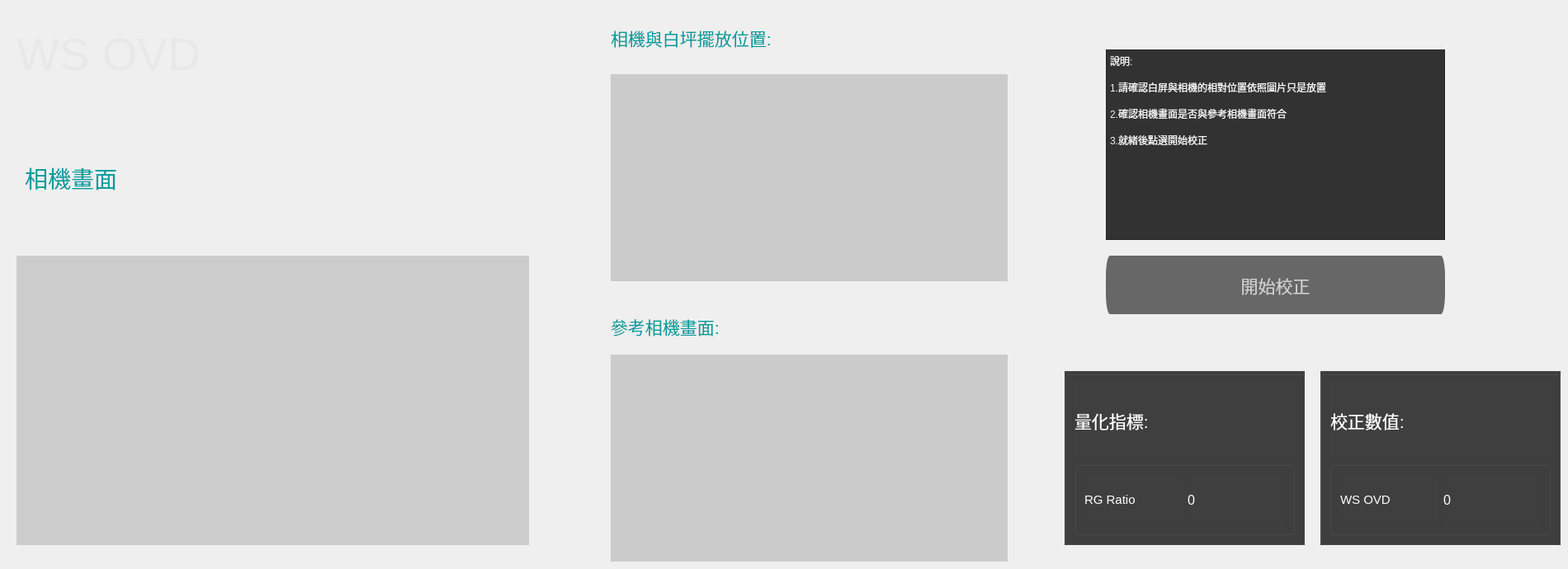
       <widget class="QWidget" name="page_6">
        <widget class="QLabel" name="label_54">
         <property name="geometry">
          <rect>
           <x>20</x>
           <y>20</y>
           <width>321</width>
           <height>91</height>
          </rect>
         </property>
         <property name="font">
          <font>
           <pointsize>41</pointsize>
          </font>
         </property>
         <property name="styleSheet">
          <string notr="true">color: rgb(232, 232, 232);</string>
         </property>
         <property name="text">
          <string>WS OVD</string>
         </property>
        </widget>
        <widget class="QLabel" name="ws_ovd_preview">
         <property name="geometry">
          <rect>
           <x>20</x>
           <y>310</y>
           <width>621</width>
           <height>351</height>
          </rect>
         </property>
         <property name="styleSheet">
          <string notr="true">background-color: rgb(204, 204, 204);</string>
         </property>
         <property name="text">
          <string/>
         </property>
        </widget>
        <widget class="QLabel" name="label_55">
         <property name="geometry">
          <rect>
           <x>30</x>
           <y>190</y>
           <width>141</width>
           <height>51</height>
          </rect>
         </property>
         <property name="font">
          <font>
           <pointsize>21</pointsize>
          </font>
         </property>
         <property name="styleSheet">
          <string notr="true">color: rgb(0, 157, 157);</string>
         </property>
         <property name="text">
          <string>相機畫面</string>
         </property>
        </widget>
        <widget class="QLabel" name="ws_cam_type">
         <property name="geometry">
          <rect>
           <x>170</x>
           <y>170</y>
           <width>131</width>
           <height>121</height>
          </rect>
         </property>
         <property name="styleSheet">
          <string notr="true"/>
         </property>
         <property name="text">
          <string/>
         </property>
        </widget>
        <widget class="QLabel" name="label_56">
         <property name="geometry">
          <rect>
           <x>740</x>
           <y>370</y>
           <width>191</width>
           <height>51</height>
          </rect>
         </property>
         <property name="font">
          <font>
           <pointsize>16</pointsize>
          </font>
         </property>
         <property name="styleSheet">
          <string notr="true">color: rgb(0, 157, 157);</string>
         </property>
         <property name="text">
          <string>參考相機畫面:</string>
         </property>
        </widget>
        <widget class="QLabel" name="label_59">
         <property name="geometry">
          <rect>
           <x>740</x>
           <y>20</y>
           <width>241</width>
           <height>51</height>
          </rect>
         </property>
         <property name="font">
          <font>
           <pointsize>16</pointsize>
          </font>
         </property>
         <property name="styleSheet">
          <string notr="true">color: rgb(0, 157, 157);</string>
         </property>
         <property name="text">
          <string>相機與白坪擺放位置:</string>
         </property>
        </widget>
        <widget class="QLabel" name="ws_camera_position">
         <property name="geometry">
          <rect>
           <x>740</x>
           <y>90</y>
           <width>481</width>
           <height>251</height>
          </rect>
         </property>
         <property name="styleSheet">
          <string notr="true">background-color: rgb(203, 203, 203);</string>
         </property>
         <property name="text">
          <string/>
         </property>
        </widget>
        <widget class="QLabel" name="initial_screen_ws_ovd">
         <property name="geometry">
          <rect>
           <x>740</x>
           <y>430</y>
           <width>481</width>
           <height>251</height>
          </rect>
         </property>
         <property name="styleSheet">
          <string notr="true">background-color: rgb(203, 203, 203);</string>
         </property>
         <property name="text">
          <string/>
         </property>
        </widget>
        <widget class="QPlainTextEdit" name="plainTextEdit_3">
         <property name="geometry">
          <rect>
           <x>1340</x>
           <y>60</y>
           <width>411</width>
           <height>231</height>
          </rect>
         </property>
         <property name="styleSheet">
          <string notr="true">background-color: rgb(50, 50, 50);
font: 14pt &quot;Microsoft JhengHei UI&quot;;
color: rgb(241, 241, 241);</string>
         </property>
         <property name="plainText">
          <string>說明:

1.請確認白屏與相機的相對位置依照圖片只是放置

2.確認相機畫面是否與參考相機畫面符合

3.就緒後點選開始校正</string>
         </property>
        </widget>
        <widget class="QPushButton" name="start_calibrate_ws_ovd">
         <property name="enabled">
          <bool>true</bool>
         </property>
         <property name="geometry">
          <rect>
           <x>1340</x>
           <y>310</y>
           <width>411</width>
           <height>71</height>
          </rect>
         </property>
         <property name="font">
          <font>
           <pointsize>16</pointsize>
          </font>
         </property>
         <property name="styleSheet">
          <string notr="true">
QPushButton{border-radius: 5px solid gray;
background-color: rgb(103, 103, 103);
color: rgb(207, 207, 207);}

QPushButton:hover {border-radius: 5px solid gray;
background-color: rgb(130, 130, 130);
color: rgb(207, 207, 207);}

QPushButton:pressed {border-radius: 5px solid gray;
background-color: rgb(71, 71, 71);
color: rgb(207, 207, 207);}</string>
         </property>
         <property name="text">
          <string>開始校正</string>
         </property>
        </widget>
        <widget class="QGroupBox" name="verticalGroupBox_7">
         <property name="geometry">
          <rect>
           <x>1600</x>
           <y>450</y>
           <width>291</width>
           <height>211</height>
          </rect>
         </property>
         <property name="styleSheet">
          <string notr="true">background-color: rgb(63, 63, 63);</string>
         </property>
         <layout class="QVBoxLayout" name="verticalLayout_10">
          <item>
           <widget class="QLabel" name="label_60">
            <property name="font">
             <font>
              <pointsize>16</pointsize>
             </font>
            </property>
            <property name="styleSheet">
             <string notr="true">color: rgb(255, 255, 255);</string>
            </property>
            <property name="text">
             <string>校正數值:</string>
            </property>
           </widget>
          </item>
          <item>
           <widget class="QGroupBox" name="horizontalGroupBox_11">
            <property name="styleSheet">
             <string notr="true"/>
            </property>
            <layout class="QHBoxLayout" name="horizontalLayout_42">
             <item>
              <widget class="QLabel" name="label_61">
               <property name="font">
                <font>
                 <pointsize>11</pointsize>
                </font>
               </property>
               <property name="styleSheet">
                <string notr="true">color: rgb(255, 255, 255);</string>
               </property>
               <property name="text">
                <string>WS OVD</string>
               </property>
              </widget>
             </item>
             <item>
              <widget class="QLabel" name="ws_ovd">
               <property name="font">
                <font>
                 <pointsize>12</pointsize>
                </font>
               </property>
               <property name="styleSheet">
                <string notr="true">color: rgb(255, 255, 255);</string>
               </property>
               <property name="text">
                <string>0</string>
               </property>
              </widget>
             </item>
            </layout>
           </widget>
          </item>
         </layout>
        </widget>
        <widget class="QGroupBox" name="verticalGroupBox_8">
         <property name="geometry">
          <rect>
           <x>1290</x>
           <y>450</y>
           <width>291</width>
           <height>211</height>
          </rect>
         </property>
         <property name="styleSheet">
          <string notr="true">background-color: rgb(63, 63, 63);</string>
         </property>
         <layout class="QVBoxLayout" name="verticalLayout_11">
          <item>
           <widget class="QLabel" name="label_62">
            <property name="font">
             <font>
              <pointsize>16</pointsize>
             </font>
            </property>
            <property name="styleSheet">
             <string notr="true">color: rgb(255, 255, 255);</string>
            </property>
            <property name="text">
             <string>量化指標:</string>
            </property>
           </widget>
          </item>
          <item>
           <widget class="QGroupBox" name="horizontalGroupBox_9">
            <property name="styleSheet">
             <string notr="true"/>
            </property>
            <layout class="QHBoxLayout" name="horizontalLayout_38">
             <item>
              <widget class="QLabel" name="label_63">
               <property name="font">
                <font>
                 <pointsize>11</pointsize>
                </font>
               </property>
               <property name="styleSheet">
                <string notr="true">color: rgb(255, 255, 255);</string>
               </property>
               <property name="text">
                <string>RG Ratio</string>
               </property>
              </widget>
             </item>
             <item>
              <widget class="QLabel" name="ws_rg_ratio">
               <property name="font">
                <font>
                 <pointsize>12</pointsize>
                </font>
               </property>
               <property name="styleSheet">
                <string notr="true">color: rgb(255, 255, 255);</string>
               </property>
               <property name="text">
                <string>0</string>
               </property>
              </widget>
             </item>
            </layout>
           </widget>
          </item>
         </layout>
        </widget>
       </widget>
